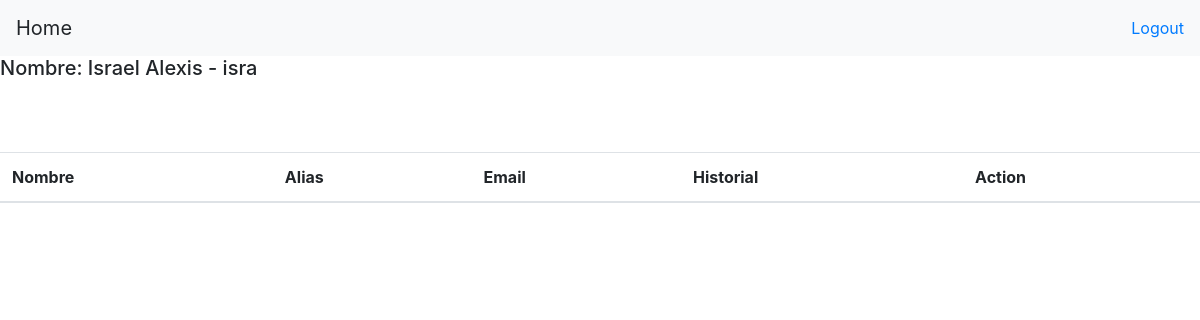
The app's page /home/ (signed in), older data.
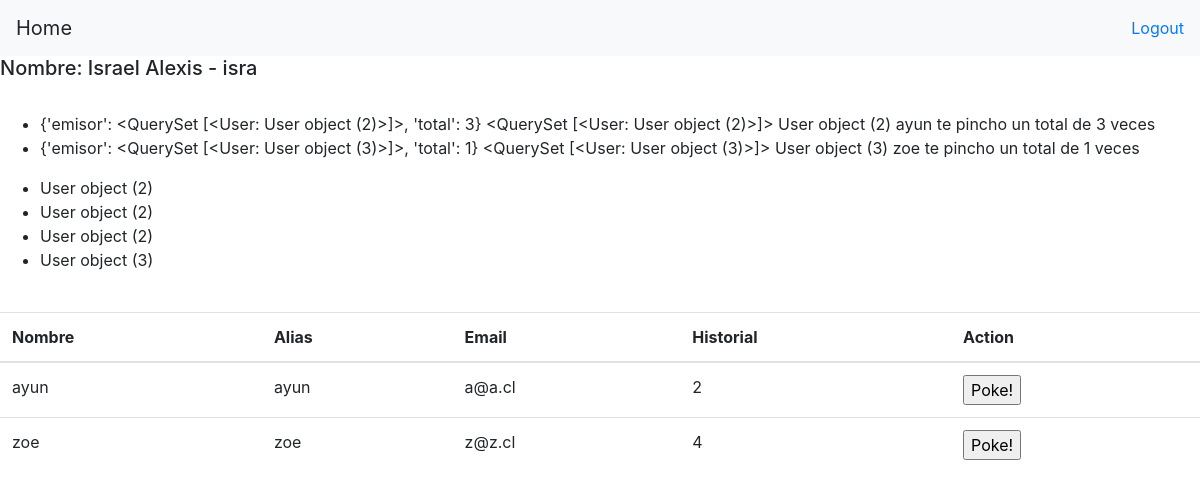
The same page, newer data.
### login/models.py (models this page shows)
class User(models.Model):
    id = models.AutoField(primary_key=True)
    nombre = models.CharField(max_length=40)
    alias = models.CharField(max_length=40)
    email = models.CharField(max_length=40)
    password = models.CharField(max_length=255)
    cumple = models.DateTimeField()
    rol = models.PositiveIntegerField(default=1)
    created_at = models.DateTimeField(auto_now_add=True)
    updated_at = models.DateTimeField(auto_now=True)
    historico = models.IntegerField(default=0)
    objects = UserManager()

class Poke(models.Model):
    id = models.AutoField(primary_key=True)
    emisor = models.ForeignKey(User,related_name='emisor_poke',on_delete=models.CASCADE)
    receptor = models.ForeignKey(User,related_name='receptor_poke',on_delete=models.CASCADE)

### home/views.py (the view)
# urls.py: 2. Add a URL to urlpatterns:  path('', views.home, name='home')
def home(request):
    active_user = User.objects.get(id=request.session['user_id'])
    lista_usuarios = User.objects.all()
    mis_pokes= []
    los_poke=Poke.objects.filter(receptor=active_user).values('emisor').annotate(total=Count('emisor'))
    for usuario in los_poke:
        mis_pokes.append(
            {
            "emisor": User.objects.filter(id=usuario["emisor"]),#QuerySet
            "total": usuario["total"]
            }
        )
    los_poke2 = Poke.objects.filter(receptor=active_user)
    print(len(los_poke2))
    for poke in los_poke2:
        print(poke.emisor.id)
    context = {
        "active_user": active_user,
        "mis_pokes":mis_pokes,#arreglo de diccionarios
        "lista_usuarios" : lista_usuarios,
        "los_poke": los_poke2,
    }
    return render(request, 'home.html', context)

### login/templates/home.html (shortened to what this page needs)
<!DOCTYPE html>
<html lang="en">
<head>
    {% load static %}
    <link rel="stylesheet" href="https://stackpath.bootstrapcdn.com/bootstrap/4.1.3/css/bootstrap.min.css">
</head>
<body>
    <div class="wrapper">
    {% include "navbar.html" %}
        <div class="header">
            <h5>Nombre: {{active_user.nombre}} - {{active_user.alias}}</h5>
        </div>
        <br>
        <div class="content">
            <ul>
            {% for user_poke in mis_pokes%}
                <li>{{user_poke}} {{user_poke.emisor}} {{user_poke.emisor.0}} {{user_poke.emisor.0.nombre}} te pincho un total de {{user_poke.total}} veces</li>
            {% endfor %}
            </ul>
            <ul>
            {% for poke in los_poke %}
                <li>{{poke.emisor}} </li>
            {% endfor %}
            </ul>
            <br>
            <table class="table">
                <thead>
                    <tr>
                        <th scope="col">Nombre</th>
                        <th scope="col">Alias</th>
                        <th scope="col">Email</th>
                        <th scope="col">Historial</th>
                        <th scope="col">Action</th>
                    </tr>
                </thead>
                <tbody>
                {% for usuario in lista_usuarios %}
                    {% if usuario.id != active_user.id %}
                        <tr>
                            <td>{{usuario.nombre}}</td>
                            <td>{{usuario.alias}}</td>
                            <td>{{usuario.email}}</td>
                            <td>{{usuario.historico}}</td>
                            <td>
                                <form action="addpoke" method="post">
                                    <input type="submit" name="poke" value="Poke!">
                                </form>
                            </td>
                        </tr>
                    {% endif %}
                {% endfor%}
            </tbody>
            </table>
        </div>
    </div>
</body>
</html>

### login/templates/navbar.html
<nav class="navbar navbar-light bg-light">
  <a class="navbar-brand">Home</a>
  <form class="form-inline">
    <a href="/logout">Logout</a>
  </form>
</nav>

Row changes from the older to the newer data that the page shows:
added User: mis_pokes "{'emisor': <QuerySet [<User: User object (2)>]>, 'total': 3}", emisor "<QuerySet [<User: User object (2)>]>", emisor.0 "User object (2)", emisor.0.nombre "ayun", nombre "ayun", alias "ayun", email "a@a.cl", historico "2"
added User: mis_pokes "{'emisor': <QuerySet [<User: User object (3)>]>, 'total': 1}", emisor "<QuerySet [<User: User object (3)>]>", emisor.0 "User object (3)", emisor.0.nombre "zoe", nombre "zoe", alias "zoe", email "z@z.cl", historico "4"
added Poke: emisor "User object (2)"
added Poke: emisor "User object (2)"
added Poke: emisor "User object (2)"
added Poke: emisor "User object (3)"
Text that changed along with them:
new list line: "te pincho un total de 3 veces"
new list line: "te pincho un total de 1 veces"
